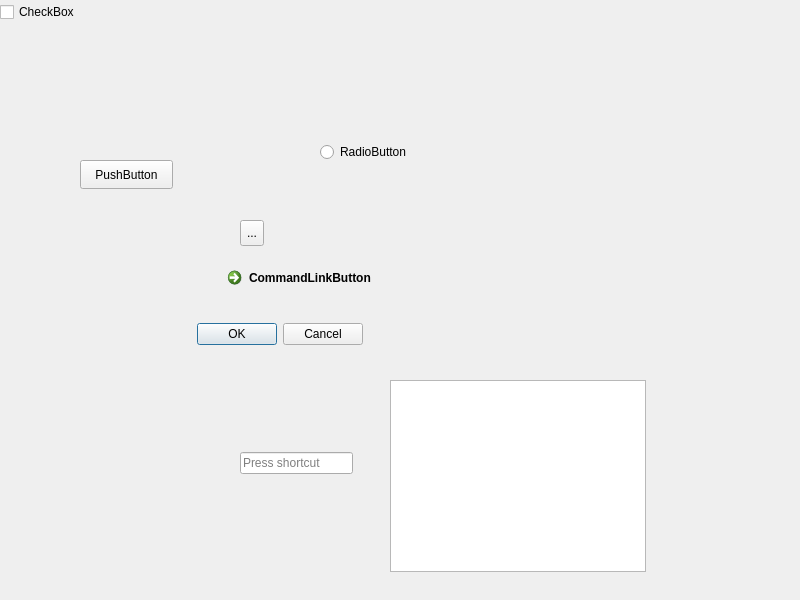
<?xml version="1.0" encoding="UTF-8"?>
<ui version="4.0">
 <class>Widget</class>
 <widget class="QWidget" name="Widget">
  <property name="geometry">
   <rect>
    <x>0</x>
    <y>0</y>
    <width>800</width>
    <height>600</height>
   </rect>
  </property>
  <property name="mouseTracking">
   <bool>true</bool>
  </property>
  <property name="windowTitle">
   <string>Widget</string>
  </property>
  <widget class="QPushButton" name="pushButton">
   <property name="geometry">
    <rect>
     <x>80</x>
     <y>160</y>
     <width>93</width>
     <height>29</height>
    </rect>
   </property>
   <property name="text">
    <string>PushButton</string>
   </property>
  </widget>
  <widget class="QToolButton" name="toolButton">
   <property name="geometry">
    <rect>
     <x>240</x>
     <y>220</y>
     <width>24</width>
     <height>26</height>
    </rect>
   </property>
   <property name="text">
    <string>...</string>
   </property>
  </widget>
  <widget class="QRadioButton" name="radioButton">
   <property name="geometry">
    <rect>
     <x>320</x>
     <y>140</y>
     <width>110</width>
     <height>24</height>
    </rect>
   </property>
   <property name="text">
    <string>RadioButton</string>
   </property>
  </widget>
  <widget class="QCheckBox" name="checkBox">
   <property name="enabled">
    <bool>true</bool>
   </property>
   <property name="geometry">
    <rect>
     <x>0</x>
     <y>0</y>
     <width>91</width>
     <height>24</height>
    </rect>
   </property>
   <property name="text">
    <string>CheckBox</string>
   </property>
  </widget>
  <widget class="QCommandLinkButton" name="commandLinkButton">
   <property name="geometry">
    <rect>
     <x>220</x>
     <y>260</y>
     <width>222</width>
     <height>47</height>
    </rect>
   </property>
   <property name="text">
    <string>CommandLinkButton</string>
   </property>
  </widget>
  <widget class="QDialogButtonBox" name="buttonBox">
   <property name="geometry">
    <rect>
     <x>170</x>
     <y>320</y>
     <width>193</width>
     <height>29</height>
    </rect>
   </property>
   <property name="cursor">
    <cursorShape>UpArrowCursor</cursorShape>
   </property>
   <property name="standardButtons">
    <set>QDialogButtonBox::Cancel|QDialogButtonBox::Ok</set>
   </property>
  </widget>
  <widget class="QKeySequenceEdit" name="keySequenceEdit">
   <property name="geometry">
    <rect>
     <x>240</x>
     <y>450</y>
     <width>113</width>
     <height>26</height>
    </rect>
   </property>
  </widget>
  <widget class="QUndoView" name="undoView">
   <property name="geometry">
    <rect>
     <x>390</x>
     <y>380</y>
     <width>256</width>
     <height>192</height>
    </rect>
   </property>
  </widget>
 </widget>
 <resources/>
 <connections/>
</ui>
